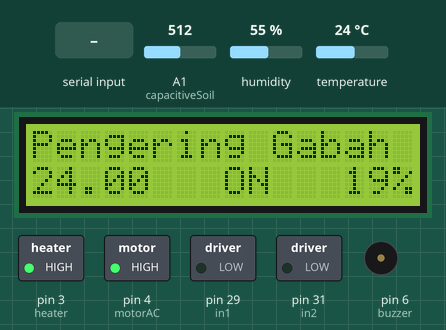
Bench run of a sketch on a simulated Arduino Mega 2560, built with avr-gcc and run on an emulated ATmega2560. Parts: 16×2 character LCD, switched loads named in the sketch (green lamp = pin HIGH), buzzer (waves = sounding). The inputs (shaded band) are chosen by the test bench; at power-on: A1 (capacitiveSoil) = 512, temperature 24 °C, humidity 55 %. What the sketch prints to the serial monitor is not drawn.

Above: at 1.2 s.
1.3 s: A1 (capacitiveSoil) set to 612
At 3.3 s:
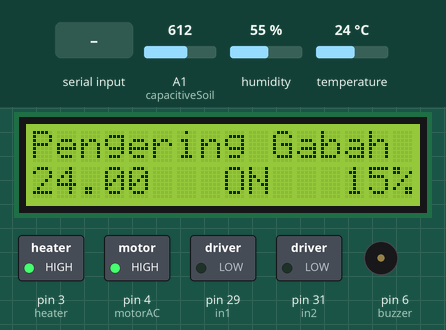
3.6 s: A1 (capacitiveSoil) set to 639
At 6.4 s:
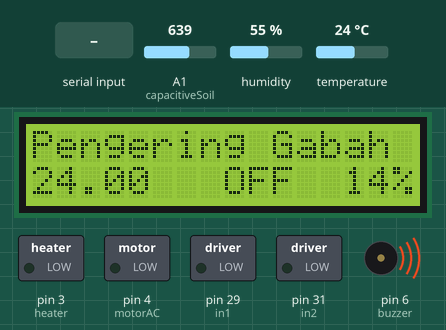
8.2 s: A1 (capacitiveSoil) set to 739
At 9.5 s:
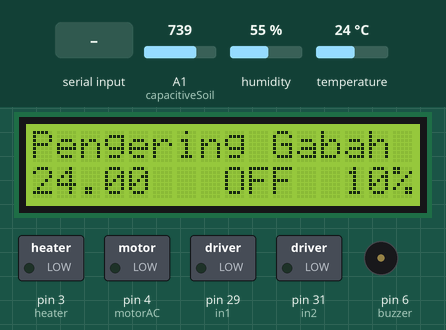
10.2 s: A1 (capacitiveSoil) set to 763
At 11.4 s:
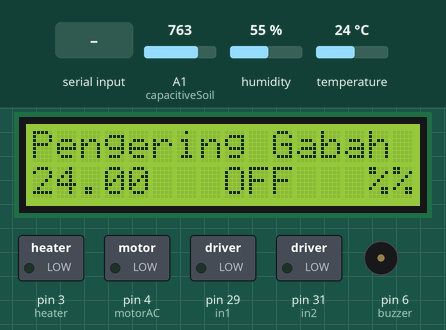
12.3 s: "1\n" received over Serial
At 13.3 s:
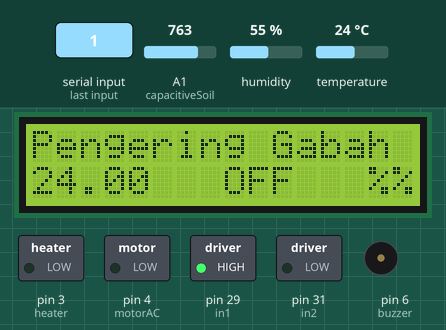
14.3 s: temperature set to 12 °C
At 16.3 s:
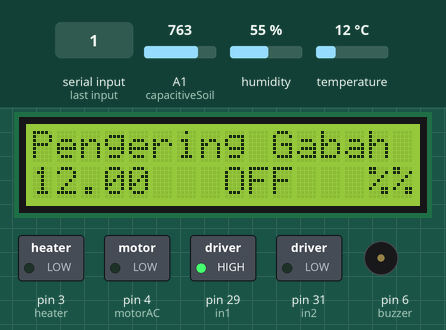
Timing chart, 0 to 17.4 s (numbered marks = the images above; inputs shaded):
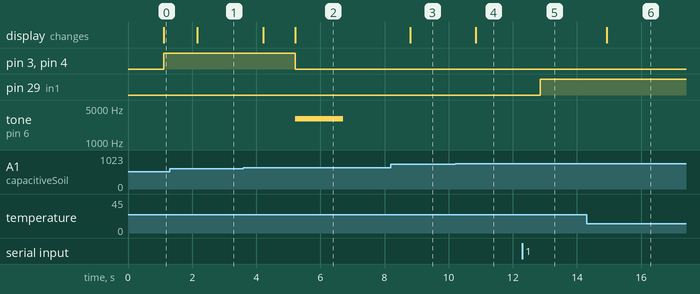

The sketch:

app.ino
```cpp
#include <Wire.h>
#include <LiquidCrystal_I2C.h>
#include "DHT.h"

#define capacitiveSoil A1
#define DHTPIN 2
#define heater 3
#define motorAC 4
#define buzzer 6

#define DHTTYPE DHT11

//motor
#define in1 29
#define in2 31
#define ENA 5

int kadarAir;
int persen;
float t;
int data = 0;
int data2 = 0;
bool udah_bunyi = false;

LiquidCrystal_I2C lcd(0x27, 2, 1, 0, 4, 5, 6, 7, 3, POSITIVE); // Set the LCD I2C address
DHT dht(DHTPIN, DHTTYPE);

void setup()
{
  Serial.begin(38400);
  dht.begin();
  pinMode(heater, OUTPUT);
  pinMode(motorAC, OUTPUT);
  pinMode(in1, OUTPUT);
  pinMode(in2, OUTPUT);
  pinMode(buzzer, OUTPUT);

  lcd.begin(16, 2);
  lcd.backlight();
  lcd.setCursor(0, 0);
  lcd.print("Pengering Gabah");
}

void loop()
{
  kadarAir = analogRead(capacitiveSoil);

  t = dht.readTemperature();
  lcd.setCursor(0, 1);
  //lcd.print(suhu);
  lcd.print(t);

  persen = -0.04 * kadarAir + 40;
  lcd.setCursor(13, 1);
  if (persen < 10)
  {
    lcd.print(" ");
  }
  else
  {
    lcd.print(persen);
  }

  lcd.print("%");
  delay(1000);

  if (persen <= 14 && udah_bunyi == false)
  {
    digitalWrite(heater, LOW);
    digitalWrite(motorAC, LOW);
    lcd.setCursor(8, 1);
    lcd.print("OFF");
    bunyi();
    udah_bunyi = true;
  }
  else if (persen > 14)
  {
    digitalWrite(heater, HIGH);
    digitalWrite(motorAC, HIGH);
    lcd.setCursor(8, 1);
    lcd.print("ON ");
    udah_bunyi = false;
  }

  if (Serial.available() > 0)
  {
    data = Serial.read();
    Serial.print(data);
    Serial.print("\n");
    if (data == '1')
    {
      data2 = '1';
      kipasNyala();
      data = 0;
    }
    else if (data == '0')
    {
      kipasMati();
      data2 = '0';
      data = 0;
    }
  }

  Serial.print(t);
  Serial.print("\t");
  Serial.println(persen);

}

void kipasNyala()
{
  digitalWrite(in1, HIGH);
  digitalWrite(in2, LOW);
}

void kipasMati()
{
  digitalWrite(in1, LOW);
  digitalWrite(in2, LOW);
}

void bunyi()
{
  tone(buzzer, 3000); // Send 1KHz sound signal...
  delay(1500);        // ...for 1 sec
  noTone(buzzer);     // Stop sound...
}
```

Measured:
- the behaviour switches between 625 and 626 on A1 (capacitiveSoil) (found by bisection; images 1 and 2)
- the behaviour switches between 750 and 751 on A1 (capacitiveSoil) (found by bisection; images 3 and 4)
- after the input at 1.3 s, the display: changes after 0.86 s (image 1)
- after the input at 3.6 s, pin 3 (heater), pin 4 (motorAC): HIGH → LOW after 1.6 s; tone on pin 6 (buzzer): silent → 3000 Hz after 1.6 s, → silent 1.5 s later; the display: first changes after 0.61 s (image 2 shows a later state)
- after the input at 8.2 s, the display: changes after 0.60 s (image 3)
- after the input at 10.2 s, the display: changes after 0.64 s (image 4)
- after the input at 12.3 s, pin 29 (in1): LOW → HIGH after 0.55 s
- after the input at 14.3 s, the display: changes after 0.62 s (image 6)
